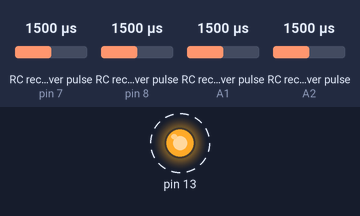
A sketch run on a simulated Arduino Uno, built with avr-gcc and run on an emulated ATmega328P. Shown: output pins drawn as LEDs (lit = HIGH). Wiring (inferred from the names in the program): 4 × RC receiver channel: data pin 7 / data pin 8 / data A1 / data A2. Dashed ring = blinking. The test bench sets the inputs (shaded band); at power-on: RC receiver pulse (sensors on pin 7, pin 8, A1, A2) 1500 µs. What the sketch prints to the serial monitor is not drawn.

Above: at 0.2 s.
Timing chart, 0 to 3.0 s (numbered marks = the images above):
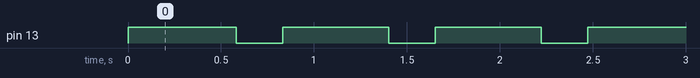

The sketch:

Blimp_calibration.ino
```cpp
const int chPin = A2;
const int chPin2 = A1;
const int chPin3 = 8;
const int chPin4 = 7;
int chValue = 50;
int chValue2 = 50;
int chValue3 = 50;
int chValue4 = 50;

void setup() {
  // put your setup code here, to run once:
  pinMode(13, OUTPUT);
  pinMode(chPin, INPUT);
  pinMode(chPin2, INPUT);
  pinMode(chPin3, INPUT);
  pinMode(chPin4, INPUT);
  Serial.begin(9600);
}

void loop() {
  // put your main code here, to run repeatedly:
  digitalWrite(13, HIGH);
  chValue = pulseIn(chPin, HIGH);
  chValue2 = pulseIn(chPin2, HIGH);
  chValue3 = pulseIn(chPin3, HIGH);
  chValue4 = pulseIn(chPin4, HIGH);
  //chValue2 = pulseIn(chPin2, HIGH);
  Serial.print("Ch1 value: ");
  Serial.print(chValue);
  Serial.print("\n");
  Serial.print("Ch2 value: ");
  Serial.print(chValue2);
  Serial.print("\n");
   Serial.print("Ch3 value: ");
  Serial.print(chValue3);
  Serial.print("\n");
   Serial.print("Ch4 value: ");
  Serial.print(chValue4);
  Serial.print("\n");
  /*
  Serial.print("Ch4 value: ");
  Serial.print(chValue2);
  */
  Serial.print("\n");
  delay(500);
  digitalWrite(13, LOW);
  delay(250);
  //Ch1: SMin, TMin - 936
  //Ch1: SMin, TMid - 1107
  //Ch1: SMax, TMid - 1888
  //Ch1: SMax, TMax - 2063

  //Ch2: SMin, TMin - 871
  //Ch2: SMin, TMid - 1077
  //Ch2: SMax, TMid - 1933
  //Ch2: SMax, TMax - 2092

  //Ch3: SMin, TMin - 877
  //Ch3: SMin, TMid - 1048
  //Ch3: SMax, TMid - 1912
  //Ch3: SMax, TMax - 2092

  //Ch4: SMin, TMin - 912
  //Ch4: SMin, TMid - 1067
  //Ch4: SMax, TMid - 1867
  //Ch4: SMax, TMax - 2062

}
```

Measured:
- by itself, pin 13: alternates HIGH for 0.57 s and LOW for 0.25 s
